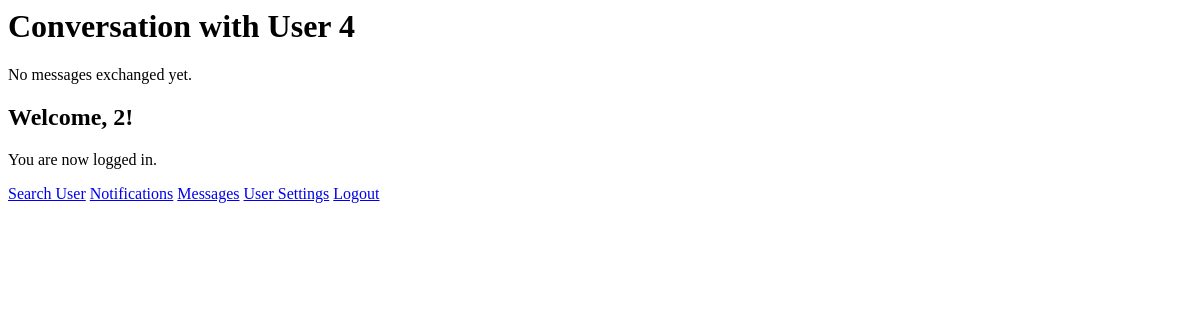
Before: /view_conversation.php?user_id=4 (signed in) with the older database file.
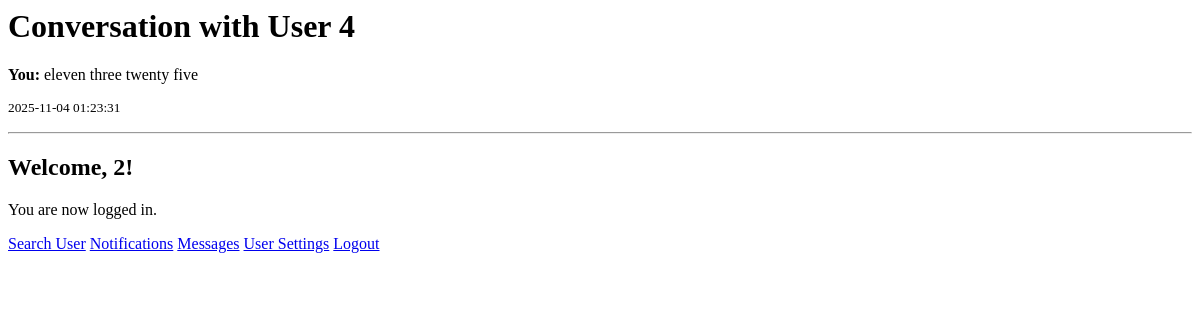
After: the same page with the newer database file.
### tables this page shows
CREATE TABLE "messages" (
	"id"	INTEGER,
	"sender_id"	INTEGER NOT NULL,
	"receiver_id"	INTEGER NOT NULL,
	"message"	TEXT NOT NULL,
	"created_at"	DATETIME DEFAULT CURRENT_TIMESTAMP,
	PRIMARY KEY("id" AUTOINCREMENT),
	FOREIGN KEY("receiver_id") REFERENCES "Users"("id"),
	FOREIGN KEY("sender_id") REFERENCES "Users"("id")
);

### view_conversation.php (the view, shortened to what this page needs)
<?php
$user_id = $_SESSION['user'];
$other_user_id = $_GET['user_id'];
try {
    $db = new PDO('sqlite:360DB.db');
    $db->setAttribute(PDO::ATTR_ERRMODE, PDO::ERRMODE_EXCEPTION);
    $query = "
        SELECT sender_id, receiver_id, message, created_at
        FROM messages
        WHERE (sender_id = :user_id AND receiver_id = :other_user_id)
        OR (sender_id = :other_user_id AND receiver_id = :user_id)
        ORDER BY created_at DESC
    ";
    $stmt = $db->prepare($query);
    $stmt->bindValue(':user_id', $user_id, PDO::PARAM_INT);
    $stmt->bindValue(':other_user_id', $other_user_id, PDO::PARAM_INT);
    $stmt->execute();
    $messages = $stmt->fetchAll(PDO::FETCH_ASSOC);
    echo "<h1>Conversation with User $other_user_id</h1>";
    if ($messages) {
        foreach ($messages as $message) {
            $sender = ($message['sender_id'] == $user_id) ? "You" : "User $message[sender_id]";
            echo "<div class='message'>";
            echo "<p><strong>$sender:</strong> " . htmlspecialchars($message['message']) . "</p>";
            echo "<p><small>" . htmlspecialchars($message['created_at']) . "</small></p>";
            echo "</div><hr>";
        }
    } else {
        echo "<p>No messages exchanged yet.</p>";
    }
} catch (PDOException $e) {
    echo "Connection failed: " . $e->getMessage();
}
?>
<!DOCTYPE html>
<html lang="en">
<head>
</head>
<body>
    <h2>Welcome, <?= htmlspecialchars($_SESSION['user']) ?>!</h2>
    <p>You are now logged in.</p>
    <a href="usersearch.php">Search User</a>
    <a href="notifications.php">Notifications</a>
    <a href="messages.php">Messages</a>
    <a href="settings.php">User Settings</a>
    <a href="logout.php">Logout</a>
</body>
</html>

Changed rows visible on the page:
added messages: sender "You", message "eleven three twenty five", created_at "2025-11-04 01:23:31"
Other visible differences:
text no longer shown: "No messages exchanged yet."
